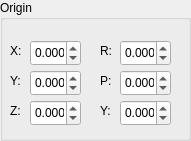
      <widget class="QGroupBox" name="groupBox_origin_viz">
       <property name="geometry">
        <rect>
         <x>30</x>
         <y>260</y>
         <width>191</width>
         <height>141</height>
        </rect>
       </property>
       <property name="title">
        <string>Origin</string>
       </property>
       <property name="checkable">
        <bool>false</bool>
       </property>
       <widget class="QDoubleSpinBox" name="link_origin_x_viz">
        <property name="geometry">
         <rect>
          <x>30</x>
          <y>40</y>
          <width>51</width>
          <height>26</height>
         </rect>
        </property>
        <property name="decimals">
         <number>3</number>
        </property>
        <property name="minimum">
         <double>-99.989999999999995</double>
        </property>
       </widget>
       <widget class="QDoubleSpinBox" name="link_origin_y_viz">
        <property name="geometry">
         <rect>
          <x>30</x>
          <y>70</y>
          <width>51</width>
          <height>26</height>
         </rect>
        </property>
        <property name="decimals">
         <number>3</number>
        </property>
        <property name="minimum">
         <double>-99.989999999999995</double>
        </property>
        <property name="singleStep">
         <double>1.000000000000000</double>
        </property>
       </widget>
       <widget class="QDoubleSpinBox" name="link_origin_z_viz">
        <property name="geometry">
         <rect>
          <x>30</x>
          <y>100</y>
          <width>51</width>
          <height>26</height>
         </rect>
        </property>
        <property name="decimals">
         <number>3</number>
        </property>
        <property name="minimum">
         <double>-99.989999999999995</double>
        </property>
       </widget>
       <widget class="QLabel" name="label_499">
        <property name="geometry">
         <rect>
          <x>10</x>
          <y>40</y>
          <width>21</width>
          <height>21</height>
         </rect>
        </property>
        <property name="text">
         <string>X:</string>
        </property>
       </widget>
       <widget class="QLabel" name="label_500">
        <property name="geometry">
         <rect>
          <x>10</x>
          <y>70</y>
          <width>21</width>
          <height>21</height>
         </rect>
        </property>
        <property name="text">
         <string>Y:</string>
        </property>
       </widget>
       <widget class="QLabel" name="label_501">
        <property name="geometry">
         <rect>
          <x>10</x>
          <y>100</y>
          <width>21</width>
          <height>21</height>
         </rect>
        </property>
        <property name="text">
         <string>Z:</string>
        </property>
       </widget>
       <widget class="QDoubleSpinBox" name="link_origin_r_viz">
        <property name="geometry">
         <rect>
          <x>120</x>
          <y>40</y>
          <width>51</width>
          <height>26</height>
         </rect>
        </property>
        <property name="decimals">
         <number>3</number>
        </property>
        <property name="minimum">
         <double>-180.000000000000000</double>
        </property>
        <property name="maximum">
         <double>180.000000000000000</double>
        </property>
        <property name="singleStep">
         <double>45.000000000000000</double>
        </property>
       </widget>
       <widget class="QDoubleSpinBox" name="link_origin_p_viz">
        <property name="geometry">
         <rect>
          <x>120</x>
          <y>70</y>
          <width>51</width>
          <height>26</height>
         </rect>
        </property>
        <property name="decimals">
         <number>3</number>
        </property>
        <property name="minimum">
         <double>-180.000000000000000</double>
        </property>
        <property name="maximum">
         <double>180.000000000000000</double>
        </property>
        <property name="singleStep">
         <double>45.000000000000000</double>
        </property>
       </widget>
       <widget class="QDoubleSpinBox" name="link_origin_yaw_viz">
        <property name="geometry">
         <rect>
          <x>120</x>
          <y>100</y>
          <width>51</width>
          <height>26</height>
         </rect>
        </property>
        <property name="decimals">
         <number>3</number>
        </property>
        <property name="minimum">
         <double>-180.000000000000000</double>
        </property>
        <property name="maximum">
         <double>180.000000000000000</double>
        </property>
        <property name="singleStep">
         <double>45.000000000000000</double>
        </property>
       </widget>
       <widget class="QLabel" name="label_502">
        <property name="geometry">
         <rect>
          <x>100</x>
          <y>100</y>
          <width>21</width>
          <height>21</height>
         </rect>
        </property>
        <property name="text">
         <string>Y:</string>
        </property>
       </widget>
       <widget class="QLabel" name="label_503">
        <property name="geometry">
         <rect>
          <x>100</x>
          <y>70</y>
          <width>21</width>
          <height>21</height>
         </rect>
        </property>
        <property name="text">
         <string>P:</string>
        </property>
       </widget>
       <widget class="QLabel" name="label_504">
        <property name="geometry">
         <rect>
          <x>100</x>
          <y>40</y>
          <width>21</width>
          <height>21</height>
         </rect>
        </property>
        <property name="text">
         <string>R:</string>
        </property>
       </widget>
      </widget>
